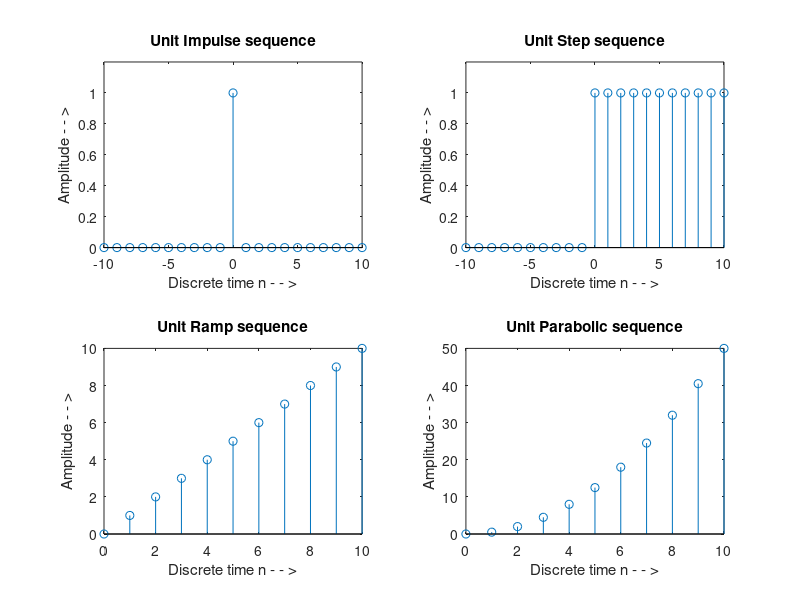

Write MATLAB code to recreate this figure.
clc; close all; clear all;
% Unit Impulse sequence
n=-10:1:10;
impulse=[zeros(1,10),ones(1,1),zeros(1,10)];
subplot(2,2,1);stem(n,impulse);
xlabel('Discrete time n - - >');ylabel('Amplitude - - >');
title('Unit Impulse sequence');
axis([-10 10 0 1.2]);

% Unit Step sequence
n=-10:1:10;
step=[zeros(1,10),ones(1,11)];
subplot(2,2,2);stem(n,step);
xlabel('Discrete time n - - >');ylabel('Amplitude - - >');
title('Unit Step sequence');
axis([-10 10 0 1.2]);

% Unit Ramp sequence
n=0:1:10;
ramp=n;
subplot(2,2,3);stem(n,ramp);
xlabel('Discrete time n - - >');ylabel('Amplitude - - >');
title('Unit Ramp sequence');

% Unit Parabolic sequence
n=0:1:10;
parabola=0.5*(n.^2);
subplot(2,2,4);stem(n,parabola);
xlabel('Discrete time n - - >');ylabel('Amplitude - - >');
title('Unit Parabolic sequence');
